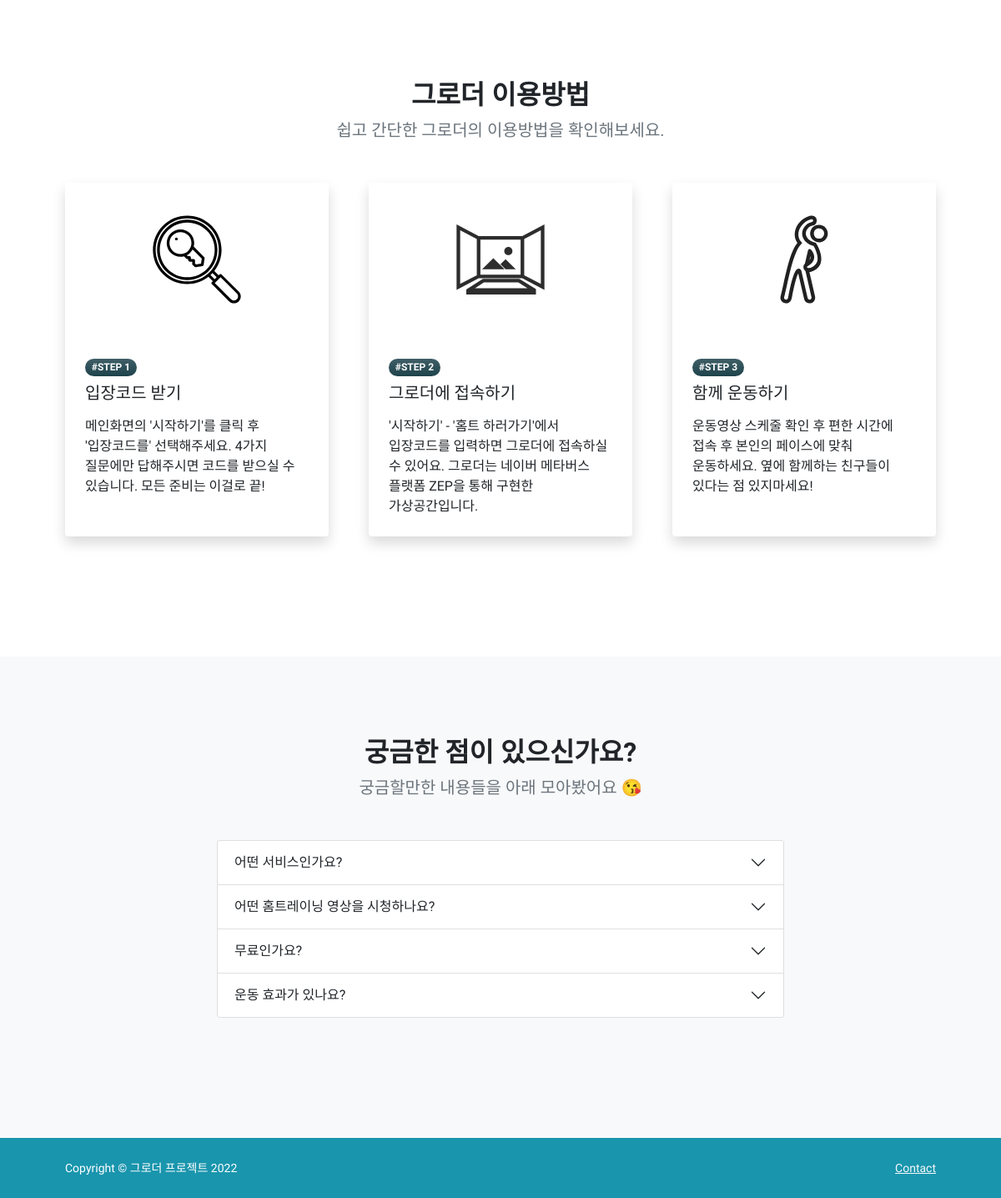
The app's page / (lower part), older data.
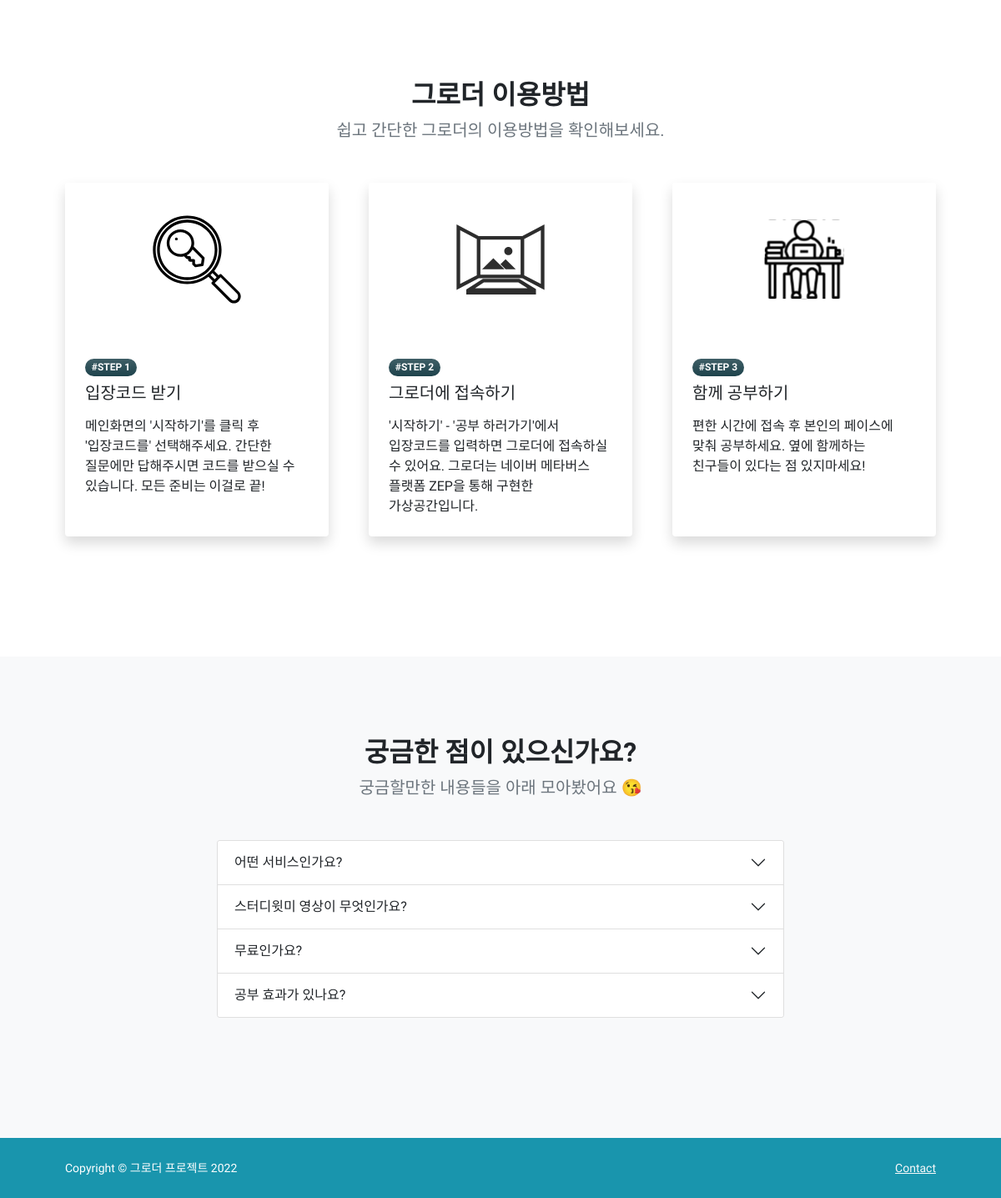
The same page, newer data.
### information/models.py (models this page shows, shortened)
class HowTo(models.Model):
    hashtag = models.CharField(max_length=12, verbose_name='해시태그')
    instruction_header = models.CharField(max_length=24, verbose_name='제목')
    instruction_content = models.TextField(verbose_name='내용')
    img_path = models.CharField(max_length=255, verbose_name='이미지 경로')

class FaqContent(models.Model):
    question = models.CharField(max_length=50, verbose_name='질문')
    answer = models.TextField(verbose_name='답변')
    heading_num = models.CharField(max_length=12)
    collapse_num = models.CharField(max_length=12)
    dt_created = models.DateTimeField(verbose_name='Date Created', auto_now_add=True)
    dt_modified = models.DateTimeField(verbose_name='Date Modified', auto_now=True)

### information/views.py (the view)
# urls.py: path('', include('information.urls')),
def information(request):
    faqs = FaqContent.objects.all()
    how_tos = HowTo.objects.all()
    context = {'faqs': faqs, 'how_tos': how_tos}
    return render(request, 'information/index.html', context=context)

### information/templates/information/index.html (shortened to what this page needs)
{% extends './base.html' %}
{% load static %}
{% block body_content %}
        <main class="flex-shrink-0">
            <section id="how-to" class="py-5">
                <div class="container px-5 my-5">
                    <div class="row gx-5 justify-content-center">
                        <div class="col-lg-8 col-xl-6">
                            <div class="text-center">
                                <h2 class="fw-bolder">그로더 이용방법</h2>
                                <p class="lead fw-normal text-muted mb-5">쉽고 간단한 그로더의 이용방법을 확인해보세요.</p>
                            </div>
                        </div>
                    </div>
                    <div class="row gx-5">
                        {% for how_to in how_tos %}
                        <div class="col-lg-4 mb-5">
                            <div class="card h-100 shadow border-0">
                                <img class="card-img-top" src={% get_static_prefix %}{{ how_to.img_path }} alt="..." />
                                <div class="card-body p-4">
                                    <div class="badge bg-primary bg-gradient rounded-pill mb-2">{{ how_to.hashtag }}</div>
                                    <a class="text-decoration-none link-dark stretched-link" href="#main-hero"><h5 class="card-title mb-3">{{ how_to.instruction_header }}</h5></a>
                                    <p class="card-text mb-0">{{ how_to.instruction_content }}</p>
                                </div>
                            </div>
                        </div>
                        {% endfor %}
                    </div>
                </div>
            </section>
            <section id="faq-section" class="py-5 bg-light">
                <div class="container px-5 my-5">
                    <div class="text-center mb-5">
                        <h2 class="fw-bolder">궁금한 점이 있으신가요?</h2>
                        <p class="lead fw-normal text-muted mb-0">궁금할만한 내용들을 아래 모아봤어요 &#128536;</p>
                    </div>
                    <div class="row gx-5 justify-content-center">
                        <div class="col-xl-8">
                            <div class="accordion mb-5" id="accordionExample">
                                {% for faq in faqs %}
                                <div class="accordion-item">
                                    <h3 class="accordion-header" id="heading{{ faq.heading_num }}"><button class="accordion-button collapsed" type="button" data-bs-toggle="collapse" data-bs-target="#collapse{{ faq.collapse_num }}" aria-expanded="true" aria-controls="collapse{{ faq.collapse_num }}">{{ faq.question }}</button></h3>
                                </div>
                                {% endfor %}
                            </div>
                        </div>
                    </div>
                </div>
            </section>
        </main>
    {% endblock body_content %}

Row changes from the older to the newer data that the page shows:
changed HowTo "입장코드 받기": instruction_content "메인화면의 '시작하기'를 클릭 후 '입장코드를' 선택해주세요. 4가지 질문에만 답해주시면 코드를 받으실 수 있습니다. 모든 준비는 이걸로 끝!" → "메인화면의 '시작하기'를 클릭 후 '입장코드를' 선택해주세요. 간단한 질문에만 답해주시면 코드를 받으실 수 있습니다. 모든 준비는 이걸로 끝!"
changed HowTo "그로더에 접속하기": instruction_content "'시작하기' - '홈트 하러가기'에서 입장코드를 입력하면 그로더에 접속하실 수 있어요. 그로더는 네이버 메타버스 플랫폼 ZEP을 통해 구현한 가상공간입니다." → "'시작하기' - '공부 하러가기'에서 입장코드를 입력하면 그로더에 접속하실 수 있어요. 그로더는 네이버 메타버스 플랫폼 ZEP을 통해 구현한 가상공간입니다."
changed HowTo "#STEP 3": img_path: a different picture; instruction_header "함께 운동하기" → "함께 공부하기"; instruction_content "운동영상 스케줄 확인 후 편한 시간에 접속 후 본인의 페이스에 맞춰 운동하세요. 옆에 함께하는 친구들이 있다는 점 있지마세요!" → "편한 시간에 접속 후 본인의 페이스에 맞춰 공부하세요. 옆에 함께하는 친구들이 있다는 점 있지마세요!"
changed FaqContent: question "어떤 홈트레이닝 영상을 시청하나요?" → "스터디윗미 영상이 무엇인가요?"
changed FaqContent: question "운동 효과가 있나요?" → "공부 효과가 있나요?"
